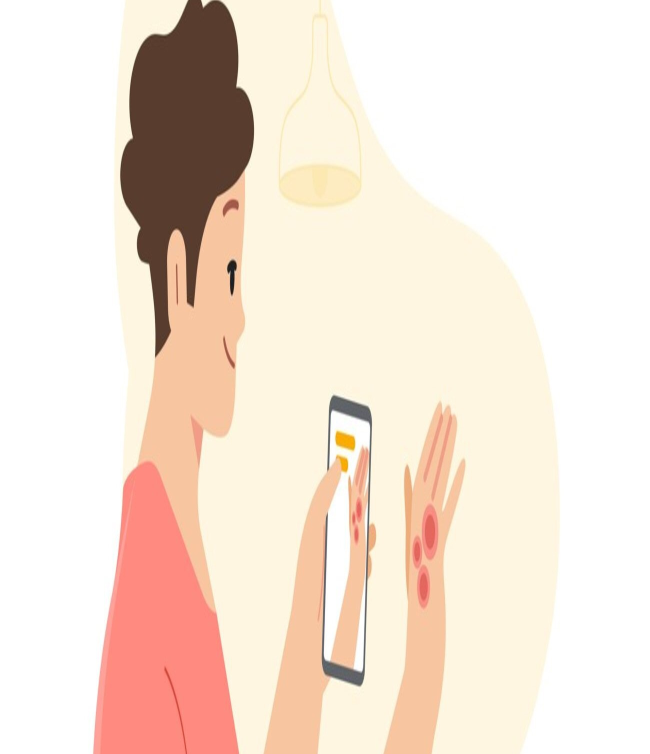
#> input picture Task 7 Image_Resizer/images/Skin disease pghoto (2).jpg, 1300 x 1508 px (shown at 1/2 size); its folder holds 3 pictures in this run
$ python resizer.py
#> lines starting #> are read from the running program, lines starting #| are printed output that depends on the picture
import os
from PIL import Image


input_folder = "images"
output_folder = "resized_images"
target_size = (300, 300)

# create output folder if by chance not created
os.makedirs(output_folder, exist_ok=True)
if not os.path.exists(input_folder):
    print(f"Folder not found: {input_folder}")
    exit()

#sabhi input inamges ke liye loop
for filename in os.listdir(input_folder):
    if filename.lower().endswith(('.png', '.jpg', '.jpeg')):
        img_path = os.path.join(input_folder, filename)
        img = Image.open(img_path)
#> img is the input picture: PIL image 1300x1508 RGB; mean R, G, B 243.9, 227.7, 215.1


        img_resized = img.resize(target_size)
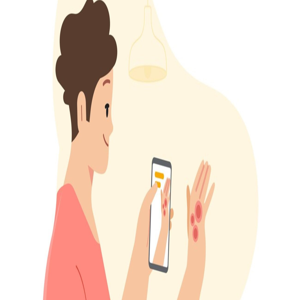
#> img_resized: PIL image 300x300 RGB; mean R, G, B 243.9, 227.7, 215.1

        save_path = os.path.join(output_folder, filename)
        img_resized.save(save_path)

        print(f" {filename} resized and saved to {save_path}")
#> pass 2 of the loop `for filename in os.listdir(input_folder):`:
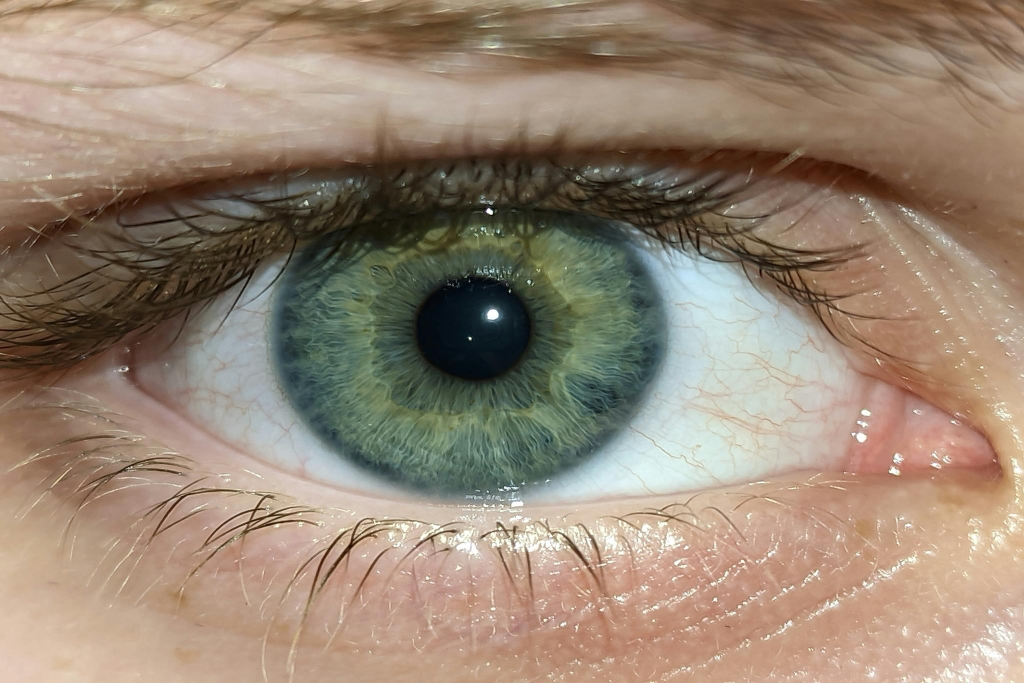
#> input picture Task 7 Image_Resizer/images/image1.jpg, 2048 x 1365 px (shown at 1/2 size)
#> img is the input picture: PIL image 2048x1365 RGB; mean R, G, B 151.1, 133, 115
#> `img_resized = img.resize(target_size)`:
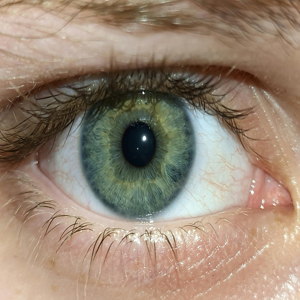
#> img_resized: PIL image 300x300 RGB; mean R, G, B 151.1, 133, 115
#> pass 3 of the loop `for filename in os.listdir(input_folder):`:
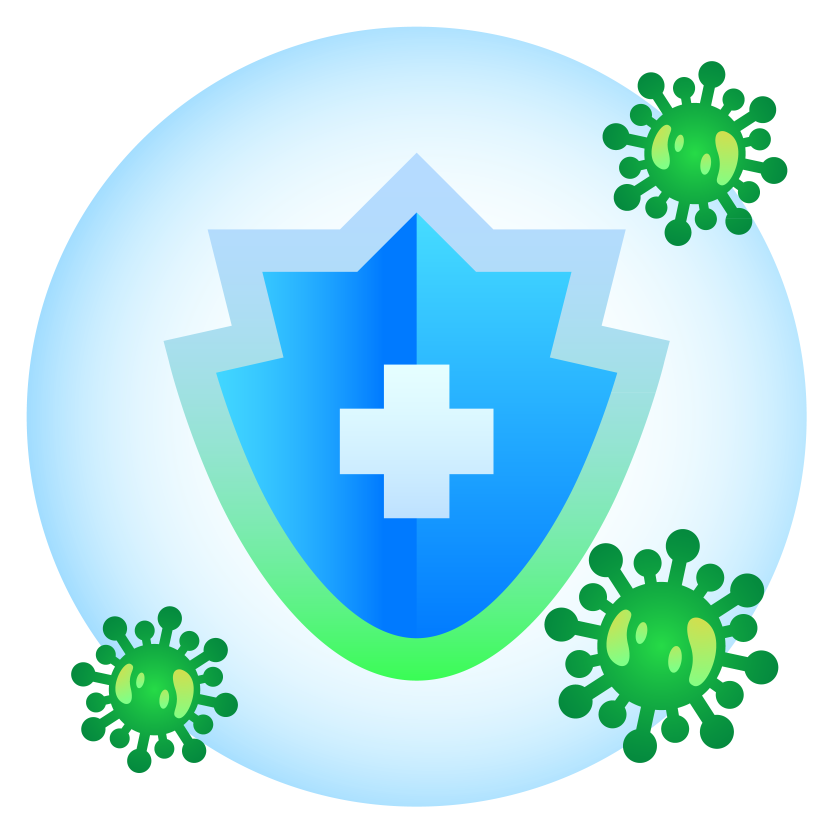
#> input picture Task 7 Image_Resizer/images/—Pngtree—medical healthcare shield_7600372.png, 5000 x 5000 px (shown at 1/6 size)
#> img is the input picture: PIL image 5000x5000 RGBA; mean R, G, B, A 89.8, 150.4, 162, 129.2
#> `img_resized = img.resize(target_size)`:
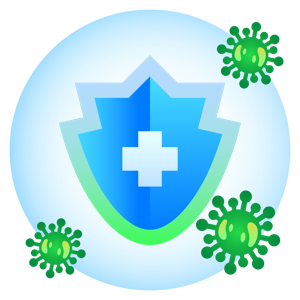
#> img_resized: PIL image 300x300 RGBA; mean R, G, B, A 90.2, 152.2, 163.3, 129.1; transparent parts drawn white

print("\n All images resized successfully!")
